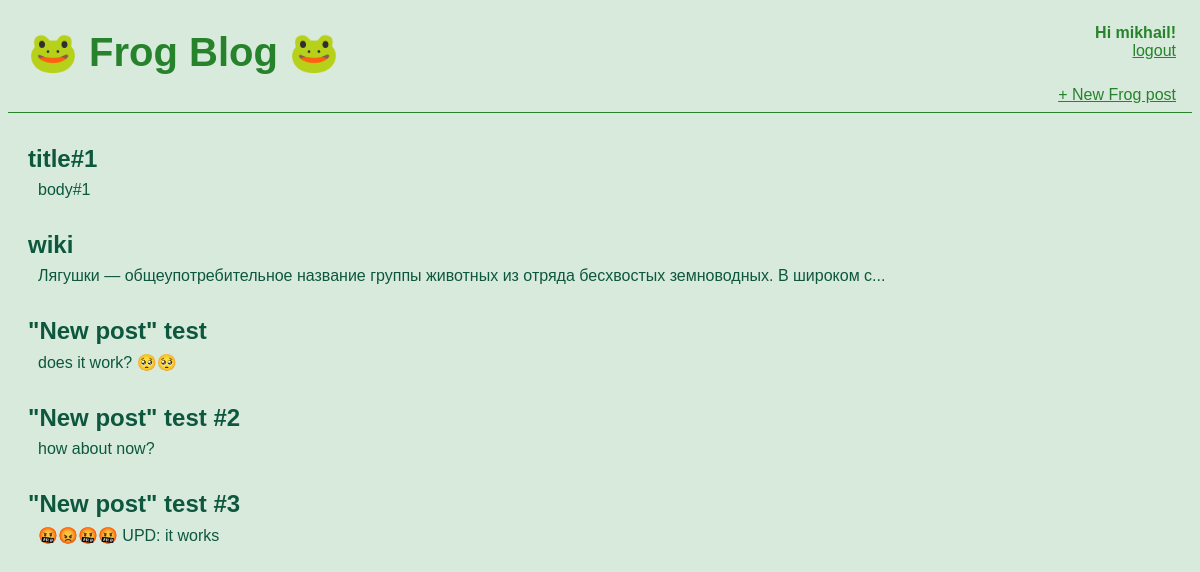
The app's page / (signed in) with its own data.
### blog/models.py (models this page shows, shortened)
class Post(models.Model):
    title = models.CharField(max_length=200)
    author = models.ForeignKey(
        'auth.User',
        on_delete=models.CASCADE,
        )
    body = models.TextField()
    def bodyFirst100(self):
        if len(self.body) >= 100:
            return self.body[:100] + '...'
        return self.body

### blog/views.py (the view)
# urls.py: path('', views.BlogListView.as_view(), name='home'),
class BlogListView(ListView):
    model = Post
    template_name = 'home.html'

### templates/home.html
{% extends 'base.html' %}
{% block content%}
    {% for post in object_list %}
        <div class="post-entry">
            <h2><a href="{% url 'post_detail' post.pk %}">{{post.title}}</a></h2>
            <p>{{post.bodyFirst100}}</p>
        </div>
    {% endfor %}
{% endblock content%}

### templates/base.html (shortened to what this page needs)
{% load static %}
<html>
    <head>
        <link rel="stylesheet" href="{% static 'css/base.css' %}">
    </head>
    <body>
        <div class="container">
            <header>
                <div class="nav-left">
                    <h1><a href="/"> 🐸 Frog Blog 🐸 </a></h1>
                </div>
                <div class="nav-right">
                    {% if user.is_authenticated %}
                        <p>Hi {{ user.username }}!</p>
                        <a href="{% url 'logout' %}">logout </a>
                    {% else %}
                        <p>You are not logged in</p>
                        <div class="login-signup-container">
                            <a href="{% url 'login' %}">login</a>
                            <a href="{% url 'signup' %}">sign up</a>
                        </div>
                    {% endif %}
                    <br>
                    <a href="{% url 'post_new' %}"> + New Frog post </a>
                </div>
            </header>
        </div>
        {% block content %}
        {% endblock content %}
    </body>
</html>

### static/css/base.css (style rules this page uses)
body { background-color: rgba(21, 129, 48, 0.164); font-family: 'Helvetica'; }
header { border-bottom: 1.5px solid rgb(39, 131, 43); margin-bottom: 2rem; display: flex; }
header h1 a { color: rgb(39, 131, 43); text-decoration: none; font-size: 40px; }
.nav-left { margin-right: auto; padding-left: 20px; }
.nav-right { padding-top: 0rem; padding-right: 1rem; text-align: right; display: flex; flex-direction: column; }
.nav-right p { color: rgb(39, 131, 43); margin-bottom: 0rem; font-weight: bold; }
.nav-right a { color: rgb(39, 131, 43); margin-bottom: 0.5rem; }
.post-entry { margin-bottom: 2rem; color: rgb(13, 87, 62); }
.post-entry h2 { margin: 0.5rem 0; padding-left: 20px; }
.post-entry h2 a, .post-entry h2 a:visited { text-decoration: none; color: rgb(13, 87, 62); }
.post-entry p { margin: 0; padding-left: 30px; }

### records on screen
Post: title "title#1", bodyFirst100 "body#1"
Post: title "wiki", bodyFirst100 "Лягушки — общеупотребительное название группы животных из отряда бесхвостых земноводных. В широком с..."
Post: title "\"New post\" test", bodyFirst100 "does it work? 🥺🥺"
Post: title "\"New post\" test #2", bodyFirst100 "how about now?"
Post: title "\"New post\" test #3", bodyFirst100 "🤬😡🤬🤬 UPD: it works"

### other values on screen
{{ user.username }} "mikhail"
